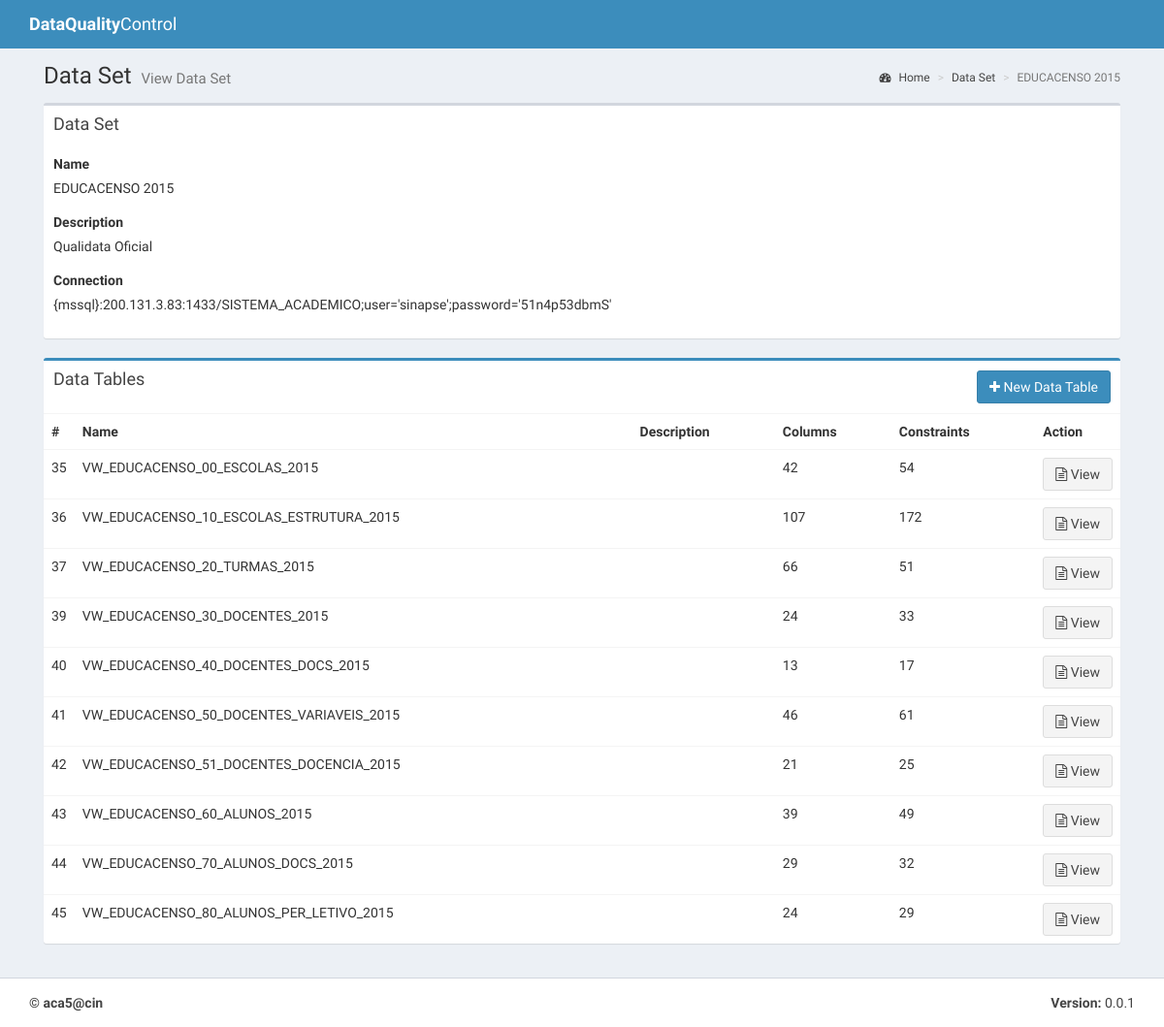
The app's page /dataset/1/ with its own data.
### dqc/models.py (models this page shows, shortened)
class DataSet(models.Model):
    name = models.CharField(max_length=200)
    description = models.TextField()
    connection_driver = models.CharField(max_length=200, choices=CONNECTION_DRIVER_CHOICES)
    connection_server = models.CharField(max_length=200)
    connection_port = models.CharField(max_length=200)
    connection_database = models.CharField(max_length=200)
    connection_user = models.CharField(max_length=200)
    connection_password = models.CharField(max_length=200)
    created_at = models.DateTimeField(auto_now_add=True)
    def connection_string(self):
        return '{'+self.connection_driver+'}:'+\
               self.connection_server+':'+\
               self.connection_port+'/'+\
               self.connection_database+\
               ';user=\''+self.connection_user+'\''+\
               ';password=\''+self.connection_password+'\''

class DataTable(models.Model):
    name = models.CharField(max_length=200)
    description = models.TextField()
    data_set = models.ForeignKey(DataSet)
    created_at = models.DateTimeField(auto_now_add=True)
    data_column_identify = models.ForeignKey('DataColumn', null=True)
    def count_columns(self):
        return self.datacolumn_set.all().count()
    def count_constraints(self):
        count = 0
        for c in self.datacolumn_set.all():
            count += c.count_constraints()
        return count

class DataColumn(models.Model):
    name = models.CharField(max_length=200)
    description = models.TextField()
    data_table = models.ForeignKey(DataTable)
    data_type = models.ForeignKey(DataType)
    created_at = models.DateTimeField(auto_now_add=True)
    def count_constraints(self):
        return self.datacolumnconstraint_set.all().count()

### dqc/views.py (the view)
# urls.py: url(r'^dataset/(?P<id>\d+)/$', views.dataset_view, name="dataset_view"),
def dataset_view(request, id):
    dataset = DataSet.objects.get(id=id)
    datatables = DataTable.objects.filter(data_set=dataset)
    tables = []
    datatables_names = [dt.name for dt in datatables]
    for (table_name) in get_table_list(dataset):
        if table_name not in datatables_names:
            tables += [(table_name)]
    return render(request, 'data_set_view.html',
                  {"dataset": dataset, "datatables": datatables, "tables": tables})

### dqc/util_classes/connection.py (called while the page is built)
def get_table_list(dataset):
    db = MyDB(dataset)
    if dataset.connection_driver == 'mssql':
        rows = db.query('SELECT table_name FROM information_schema.tables').fetchall()
    elif dataset.connection_driver == 'pgsql':
        rows = db.query("select relname from pg_class where relkind='r' and relname !~ '^(pg_|sql_)';").fetchall()
    tables = []
    for row in rows:
        tables += [row[0]]
    tables.sort()
    return tables

    def query(self, query, params=None):
        if params:
            self._db_cur.execute(query, params)
        else:
            self._db_cur.execute(query)
        return self._db_cur

    def __del__(self):
        self._db_connection.close()

### templates/data_set_view.html (shortened to what this page needs)
{% extends "template.html" %}
{% block content-header %}
    <h1>
        Data Set
        <small> View Data Set</small>
    </h1>
    <ol class="breadcrumb">
        <li><a href="{% url 'index' %}"><i class="fa fa-dashboard"></i> Home</a></li>
        <li><a href="{% url 'dataset_list' %}">Data Set</a></li>
        <li class="active">{{ dataset.name }}</li>
    </ol>
{% endblock %}
{% block content %}
    <div class="box">
        <div class="box-header">
            <h3 class="box-title">Data Set</h3>
        </div>
            <div class="box-body">
                <div class="form-group">
                    <label>Name</label>
                    <p> {{ dataset.name }}</p>
                </div>
                <div class="form-group">
                    <label>Description</label>
                    <p>{{ dataset.description }}</p>
                </div>
                <div class="form-group">
                    <label>Connection</label>
                    <p>{{ dataset.connection_string }}</p>
                </div>
            </div>
    </div>
    <div class="box box-primary">
        <div class="box-header">
            <h3 class="box-title">Data Tables</h3>
            <button class="btn btn-primary pull-right" data-toggle="modal" data-target="#newDataTableModal"><i
                    class="fa fa-plus"></i> New Data Table
            </button>
        </div>
        <div class="box-body no-padding table-responsive">
            <table class="table">
                <tbody>
                <tr>
                    <th style="width: 10px">#</th>
                    <th>Name</th>
                    <th>Description</th>
                    <th>Columns</th>
                    <th>Constraints</th>
                    <th style="width: 50px">Action</th>
                </tr>
                {% for datatable in datatables %}
                    <tr>
                        <td>{{ datatable.id }}</td>
                        <td>{{ datatable.name }}</td>
                        <td></td>
                        <td>{{ datatable.count_columns }}</td>
                        <td>{{ datatable.count_constraints }}</td>
                        <td><a class="btn btn-default" href="{% url 'datatable_view'  datatable.id %}">
                                <i class="fa fa-file-text-o"></i> View</a></td>
                    </tr>
                {% endfor %}
                </tbody>
            </table>
        </div>
    </div>
{% endblock %}

### records on screen
DataSet: name "EDUCACENSO 2015", description "Qualidata Oficial", connection_string "{mssql}:200.131.3.83:1433/SISTEMA_ACADEMICO;user='sinapse';password='51n4p53dbmS'"
DataTable: id "35", name "VW_EDUCACENSO_00_ESCOLAS_2015", count_columns "42", count_constraints "54"
DataTable: id "36", name "VW_EDUCACENSO_10_ESCOLAS_ESTRUTURA_2015", count_columns "107", count_constraints "172"
DataTable: id "37", name "VW_EDUCACENSO_20_TURMAS_2015", count_columns "66", count_constraints "51"
DataTable: id "39", name "VW_EDUCACENSO_30_DOCENTES_2015", count_columns "24", count_constraints "33"
DataTable: id "40", name "VW_EDUCACENSO_40_DOCENTES_DOCS_2015", count_columns "13", count_constraints "17"
DataTable: id "41", name "VW_EDUCACENSO_50_DOCENTES_VARIAVEIS_2015", count_columns "46", count_constraints "61"
DataTable: id "42", name "VW_EDUCACENSO_51_DOCENTES_DOCENCIA_2015", count_columns "21", count_constraints "25"
DataTable: id "43", name "VW_EDUCACENSO_60_ALUNOS_2015", count_columns "39", count_constraints "49"
DataTable: id "44", name "VW_EDUCACENSO_70_ALUNOS_DOCS_2015", count_columns "29", count_constraints "32"
DataTable: id "45", name "VW_EDUCACENSO_80_ALUNOS_PER_LETIVO_2015", count_columns "24", count_constraints "29"
